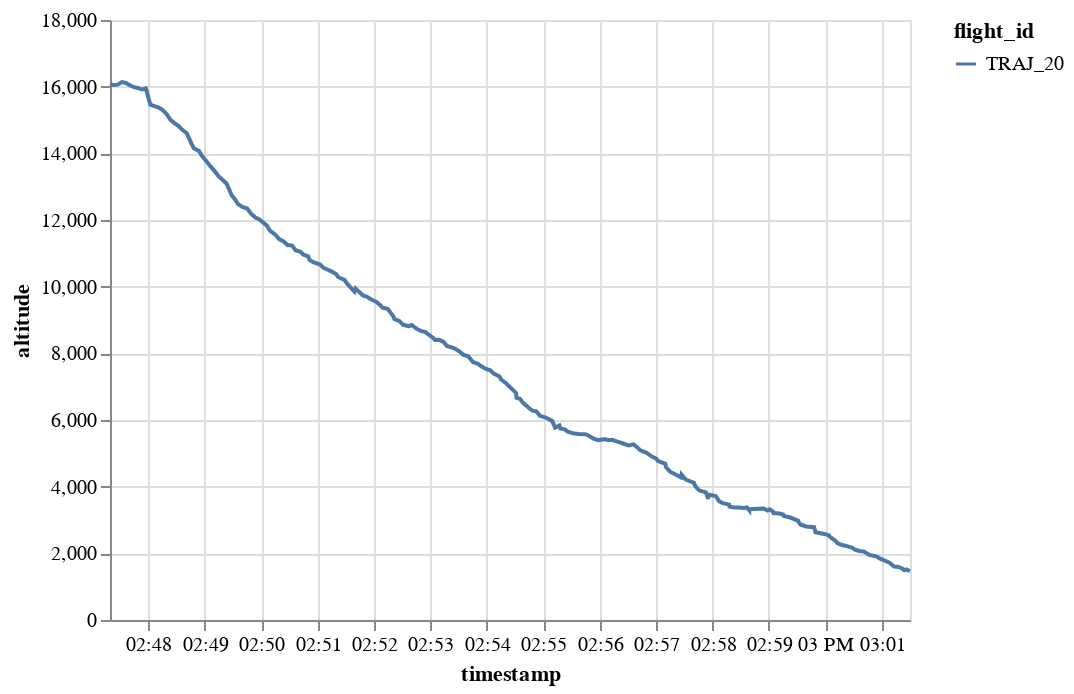

Notebook code for this chart:
### Code cell
generated.chart().encode(alt.Y("altitude"), alt.X("timestamp"), alt.Color("flight_id"))

### Figure 1 — Vega-Lite specification as saved in the notebook (floating-point values rounded to 4 significant figures; data arrays with more than 128 entries replaced by an {"elided": "..."} marker saying what was removed)
{"config": {"view": {"continuousWidth": 400, "continuousHeight": 300}}, "data": {"name": "data-b4b1c9f88febb6a46f2dd8c99440f08c"}, "mark": "line", "encoding": {"color": {"type": "nominal", "field": "flight_id"}, "x": {"type": "temporal", "field": "timestamp"}, "y": {"type": "quantitative", "field": "altitude"}}, "$schema": "https://vega.github.io/schema/vega-lite/v4.8.1.json", "datasets": {"data-b4b1c9f88febb6a46f2dd8c99440f08c": {"elided": "200 records"}}}
